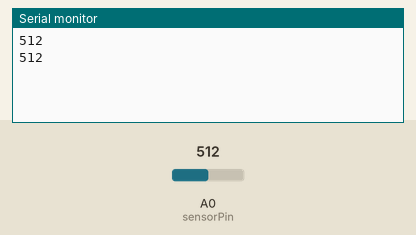
Bench run of a sketch on a simulated Arduino Uno, built with avr-gcc and run on an emulated ATmega328P. Parts: the last lines printed to the serial monitor. The inputs (shaded band) are chosen by the test bench; at power-on: A0 (sensorPin) = 512.

Above: at 3.8 s.
3.9 s: A0 (sensorPin) set to 716
At 6.7 s:
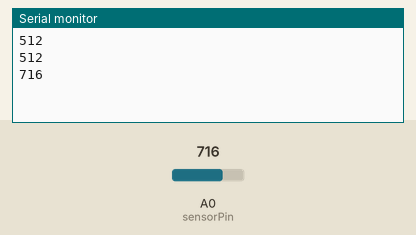
7.8 s: A0 (sensorPin) set to 900
At 10.2 s:
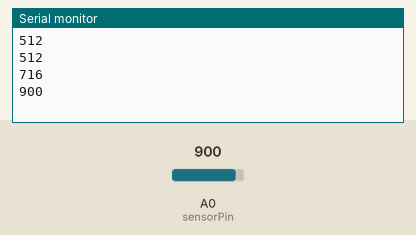
Timing chart, 0 to 11.7 s (numbered marks = the images above; inputs shaded):
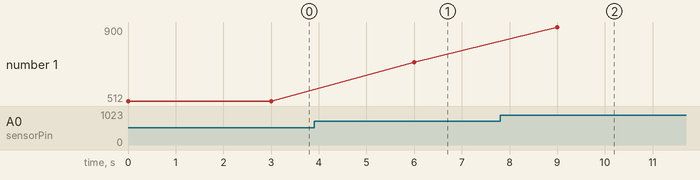

Measured:
- after the input at 3.9 s, the serial monitor: prints a new line after 2.1 s (image 1)
- after the input at 7.8 s, the serial monitor: prints a new line after 1.2 s (image 2)
- plotted number 1: 512 → 716 after the input at 3.9 s, 716 → 900 after the input at 7.8 s

The sketch:

corazon.ino
```cpp
const int sensorPin = A0; // Conecta el sensor piezoeléctrico al pin analógico A0

void setup() {
  Serial.begin(9600); // Inicia la comunicación serial
}

void loop() {
  // Lee el valor analógico del sensor piezoeléctrico
  int sensorValue = analogRead(sensorPin);

  // Imprime el valor leído en el monitor serial
  Serial.println(sensorValue);

  // Espera un breve periodo de tiempo antes de la siguiente lectura
  delay(3000);
}
```
